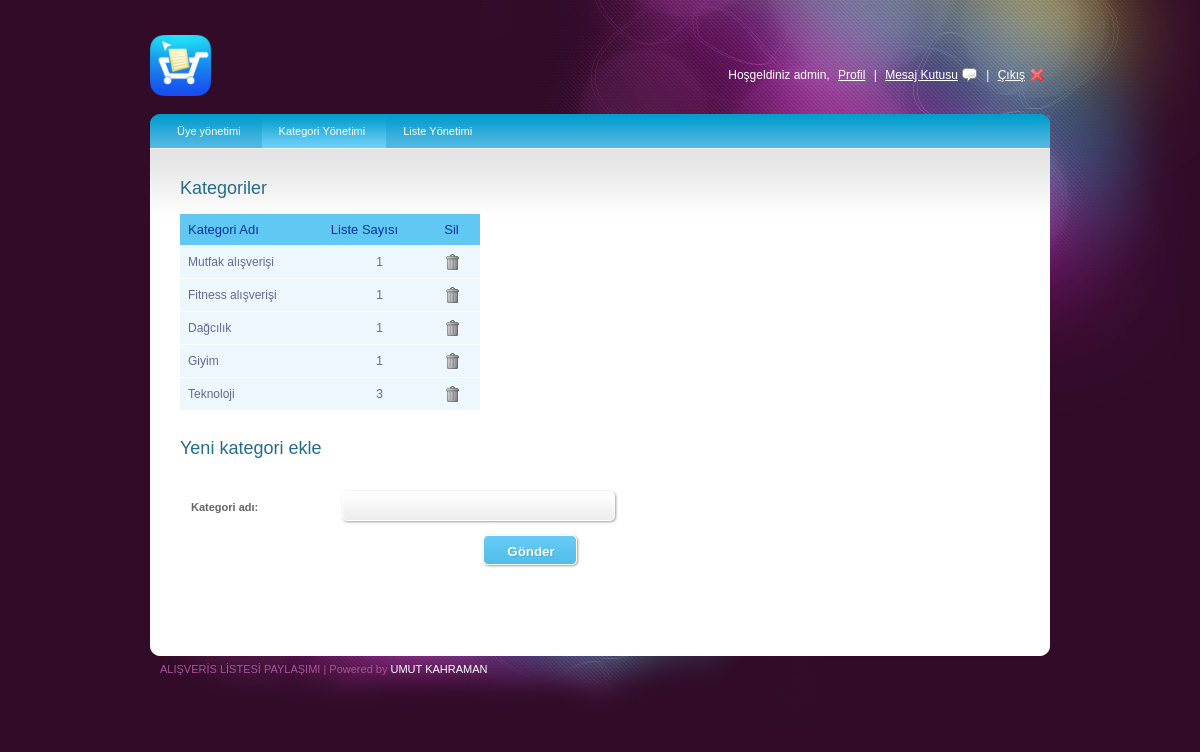
Page /admin/kategoriYonetimi.php (signed in) on the committed database.
### tables this page shows
CREATE TABLE `kategori` (
  `ID` int(11) NOT NULL,
  `KategoriAdi` varchar(60) NOT NULL
);

### admin/kategoriYonetimi.php (the view, shortened to what this page needs)
<?php
$kategoriler=mysql_query("SELECT ID,KategoriAdi FROM kategori");
?>
<!DOCTYPE html PUBLIC "-//W3C//DTD XHTML 1.0 Transitional//EN" "http://www.w3.org/TR/xhtml1/DTD/xhtml1-transitional.dtd">
<html xmlns="http://www.w3.org/1999/xhtml">
<head>
    <link rel="stylesheet" type="text/css" href="style.css" />
    <link rel="stylesheet" type="text/css" media="all" href="niceforms-default.css" />
</head>
<body>
<div id="main_container">
    <?php include './header.php' ?>
    <br>
    <div class="main_content">
        <div class="menu">
            <ul>
                <li><a href="index.php">Üye yönetimi</a></li>
                <li><a class="current" href="kategoriYonetimi.php">Kategori Yönetimi</a>
                </li>
                <li><a href="listeYonetimi.php">Liste Yönetimi</a>
                </li>
            </ul>
        </div>
        <div class="center_content">
            <div class="right_content">
                <h2>Kategoriler</h2>
                <table id="rounded-corner" style="width: 300px;">
                    <thead>
                    <tr>
                        <th scope="col" class="rounded">Kategori Adı</th>
                        <th scope="col" class="rounded">Liste Sayısı</th>
                        <th scope="col" class="rounded">Sil</th>
                    </tr>
                    </thead>
                    <tbody>
                    <?php
                    while($kategoriOku = mysql_fetch_assoc($kategoriler))
                    { ?>
                       <tr>
                            <td><?php echo "$kategoriOku[KategoriAdi]";?></td>
                            <?php $listeSayisi=mysql_query("SELECT COUNT(kategori.ID) FROM liste INNER JOIN kategori ON liste.KategoriID=kategori.ID WHERE kategori.KategoriAdi='$kategoriOku[KategoriAdi]'");
                            $listeSayisiKontrol=mysql_fetch_array($listeSayisi);
                            ?>
                            <td  align="center"><?php echo $listeSayisiKontrol[0];?></td>
                            <td><a href="./kategoriYonetimi.php?id=<?php echo "$kategoriOku[ID]"?>" class="ask"><img src="images/trash.png" alt="" title="" border="0" /></a></td>
                        </tr>
                        <?php
                    }
                    ?>
                    </tbody>
                </table>
                <br><br>
                <h2>Yeni kategori ekle</h2>
                <div class="form">
                    <form action="kategoriYonetimi.php" method="post" class="niceform">
                        <fieldset>
                            <dl>
                                <dt><label for="kategoriAdi">Kategori adı:</label></dt>
                                <dd><input type="text" name="kategoriAdi" size="34"></dd>
                            </dl>
                            <dl class="submit">
                                <input type="submit" name="gonder" id="submit" value="Gönder" />
                            </dl>
                        </fieldset>
                    </form>
                </div>
                <br>
            </div>
        </div>
    </div>
    <div class="footer">
        <div class="left_footer">ALIŞVERİS LİSTESİ PAYLAŞIMI | Powered by <a href="http://twitter.com/hopehero3">UMUT KAHRAMAN</a></div>
    </div>
</div>
</body>
</html>

### admin/style.css (style rules this page uses)
body { background:url(images/bg.jpg) no-repeat center top #310b28; font-family:Arial, Helvetica, sans-serif; padding:0; font-size:12px; margin:0 auto; color: #0e4354; }
a { color:#256c89; }
h2 { font-size:18px; color:#256c89; font-weight:normal; padding:0px 0 15px 0; margin:0px; clear:both; }
#main_container { margin:0 auto; width:900px; padding:0px 0 0px 0; }
.main_content { margin:0 auto; width:900px; height:auto; padding:0px 0 50px 0; background:url(images/menu_bg.jpg) no-repeat center top #fff; }
.footer { width:900px;height:87px;background:url(images/footer_bg.jpg) no-repeat center top; }
.left_footer { float:left;padding:25px 0 0 10px;color:#a8549b;font-size:11px; }
.left_footer a { color:#FFFFFF;text-decoration:none; }
.menu { font-size:11px;padding:0px 10px 0 10px; float:left; width:880px; }
.menu ul { padding:0;margin:0;list-style-type:none; height:34px; }
.menu ul li { float:left;height:34px;line-height:34px; }
.menu a, .menu a:visited { display:block;float:left;height:100%;font-size:11px;text-decoration:none;color:#fff;padding:0 21px 0 17px; }
.menu a.current { background:url(images/menu_bg.gif) repeat-x center; }
.center_content { clear:both; }
.right_content { width:625px; float:left; padding:30px 0 0 30px; }
#rounded-corner { margin:0px; width:625px; text-align: left; border-collapse: collapse; }
#rounded-corner th { padding: 8px; font-weight: normal; font-size: 13px; color: #039; background: #60c8f2; }
#rounded-corner td { padding: 8px; background: #ecf8fd; border-top: 1px solid #fff; color: #669; }

### admin/niceforms-default.css (style rules this page uses)
.form { width:600px; float:left; clear:both; }
fieldset { border:none; clear:both; }
label { font-size:11px; font-weight:bold; color:#666; }
dl { clear:both; width:600px; }
dl.submit { clear:both; width:500px; text-align:center; padding:0 0 0 90px; }
dt { float:left; text-align:left; width:140px; line-height:34px; padding:0 10px 10px 0; }
dd { float:left; width:400px; margin:0 0 10px 0; }
.NFText { border:none; vertical-align:middle; font:12px/15px Arial, Helvetica, sans-serif; background:none; float:left; }
.NFButton { width:auto; height:34px; padding:0 15px; font-weight:bold; background:url(img/button.gif) repeat-x 0 0; cursor:pointer; border:none;color:#FFFFFF; text-shadow:1px 1px #45add8;vertical-align:middle; }
select, input, textarea, button { outline:none; resize:none; }

### rows in the picture
kategori: KategoriAdi "Mutfak alışverişi", listeSayisiKontrol "1"
kategori: KategoriAdi "Fitness alışverişi", listeSayisiKontrol "1"
kategori: KategoriAdi "Dağcılık", listeSayisiKontrol "1"
kategori: KategoriAdi "Giyim", listeSayisiKontrol "1"
kategori: KategoriAdi "Teknoloji", listeSayisiKontrol "3"

### other values in the picture
$_SESSION["kadi"] "admin"
